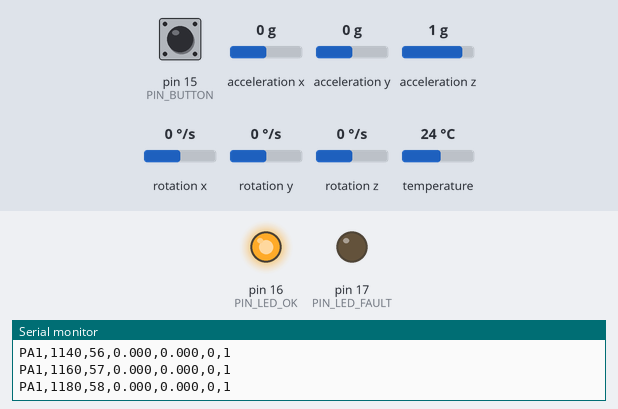
A sketch run on a simulated Arduino Uno, built with avr-gcc and run on an emulated ATmega328P. On the bench: output pins drawn as LEDs (lit = HIGH), the last lines printed to the serial monitor. Inputs (shaded band) come from the test bench; at power-on: acceleration z 1 g, acceleration x 0 g, pin 15 (PIN_BUTTON) HIGH, acceleration y 0 g, rotation x 0 °/s, rotation y 0 °/s, rotation z 0 °/s, temperature 24 °C.

Above: at 1.2 s.
1.3 s: acceleration z set to 0.3 g
2.8 s: acceleration z set to 0 g
At 4.0 s:
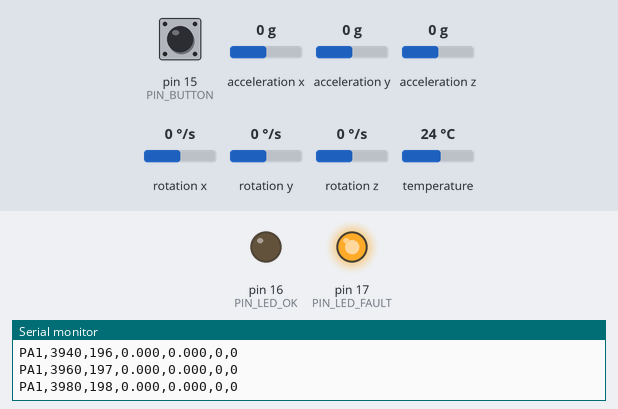
4.3 s: acceleration x set to -0.3 g
At 5.4 s:
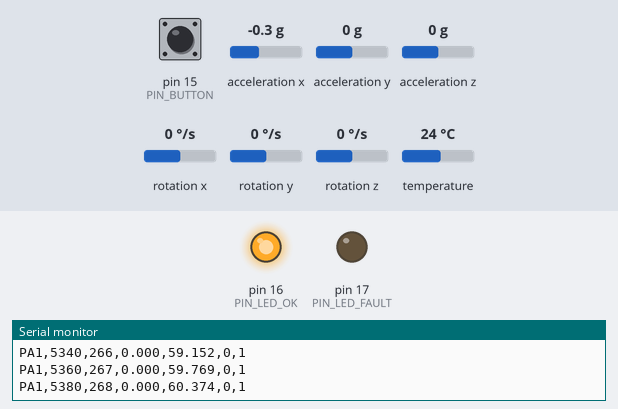
5.8 s: acceleration x set to 0 g
At 6.6 s:
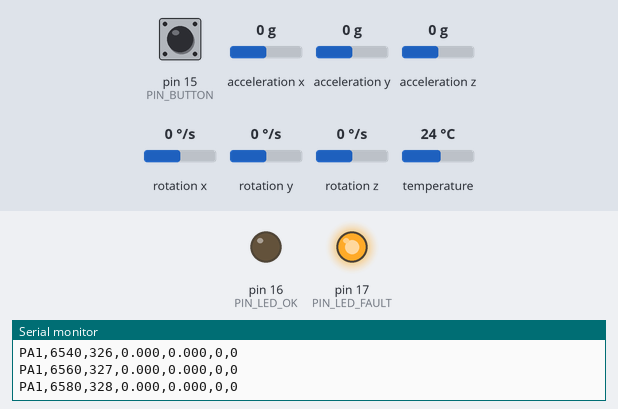
Timing chart, 0 to 8.3 s (numbered marks = the images above; inputs shaded):
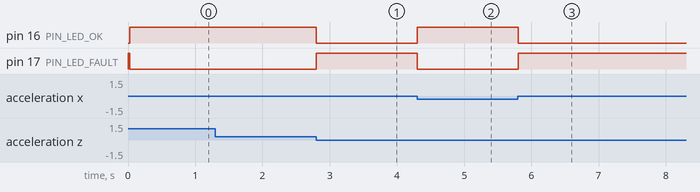

Measured:
- the behaviour switches between 0.2 and 0.1 g on acceleration z (found by bisection; images 0 and 1)
- the behaviour switches between -0.1 and -0.2 g on acceleration x (found by bisection; images 1 and 2)
- after the input at 2.8 s, pin 16 (PIN_LED_OK): HIGH → LOW at once; pin 17 (PIN_LED_FAULT): LOW → HIGH at once
- after the input at 4.3 s, pin 16 (PIN_LED_OK): LOW → HIGH at once; pin 17 (PIN_LED_FAULT): HIGH → LOW at once
- after the input at 5.8 s, pin 16 (PIN_LED_OK): HIGH → LOW at once; pin 17 (PIN_LED_FAULT): LOW → HIGH at once

The sketch:

PhantomArm_Pico2W.ino
```cpp
/*
 * PhantomArm v1.0 / Pico 2 W motion teleoperation transmitter
 * Stack: Arduino-Pico core + Adafruit MPU6050 + USB CDC Serial.
 * Wiring: MPU SDA GP4, SCL GP5, VCC 3V3, GND GND.
 * Button GP15 to GND (internal pull-up); optional green GP16 / red GP17
 * LEDs each need a series resistor (e.g. 220-330 ohms).
 * Emits PA1,millis,seq,roll_deg,pitch_deg,button,valid at 50 Hz.
 * For PC teleoperation only, NOT a certified motion-control device.
 */
#include <Arduino.h>
#include <Wire.h>
#include <Adafruit_MPU6050.h>
#include <Adafruit_Sensor.h>
#include <math.h>

static constexpr uint8_t PIN_SDA=4;
static constexpr uint8_t PIN_SCL=5;
static constexpr uint8_t PIN_BUTTON=15;
static constexpr uint8_t PIN_LED_OK=16;
static constexpr uint8_t PIN_LED_FAULT=17;
static constexpr unsigned long PERIOD_MS=20;
static constexpr float EMA_MIX=0.98f; // gyro/accelerometer complementary fusion
static constexpr float RAD_TO_DEG_F=57.295779513f;

Adafruit_MPU6050 imu;
bool sensorPresent=false;
float roll=0.0f, pitch=0.0f;
bool firstReading=true;
unsigned long lastSampleMs=0, lastRetryMs=0;
uint32_t seq=0;

// Debounce and expose stable button state rather than raw contact bounce.
bool stableButton=false;
bool prevRawButton=false;
unsigned long lastButtonChange=0;

void refreshButton(unsigned long now){
  bool raw=(digitalRead(PIN_BUTTON)==LOW);
  if(raw!=prevRawButton)lastButtonChange=now;
  if(now-lastButtonChange>=25)stableButton=raw;
  prevRawButton=raw;
}

bool beginSensor(){
  if(!imu.begin(0x68,&Wire))return false;
  imu.setAccelerometerRange(MPU6050_RANGE_4_G);
  imu.setGyroRange(MPU6050_RANGE_500_DEG);
  imu.setFilterBandwidth(MPU6050_BAND_21_HZ);
  firstReading=true;
  return true;
}

void setup(){
  pinMode(PIN_BUTTON,INPUT_PULLUP);
  pinMode(PIN_LED_OK,OUTPUT);
  pinMode(PIN_LED_FAULT,OUTPUT);
  digitalWrite(PIN_LED_OK,LOW);
  digitalWrite(PIN_LED_FAULT,HIGH);
  Serial.begin(115200);
  Wire.setSDA(PIN_SDA);
  Wire.setSCL(PIN_SCL);
  Wire.begin();
  Wire.setClock(400000);
  sensorPresent=beginSensor();
  lastSampleMs=millis();
  lastRetryMs=lastSampleMs;
}

void loop(){
  const unsigned long now=millis();
  refreshButton(now);
  if(!sensorPresent && (unsigned long)(now-lastRetryMs)>1000){
    sensorPresent=beginSensor();
    lastRetryMs=now;
  }
  if((unsigned long)(now-lastSampleMs)<PERIOD_MS)return;
  const float dt=constrain((float)(now-lastSampleMs)/1000.0f,0.001f,0.08f);
  lastSampleMs=now;

  bool ok=false;
  if(sensorPresent){
    sensors_event_t a,g,temp;
    imu.getEvent(&a,&g,&temp);
    const float ax=a.acceleration.x,ay=a.acceleration.y,az=a.acceleration.z;
    const float gx=g.gyro.x,gy=g.gyro.y;
    const float amag=sqrtf(ax*ax+ay*ay+az*az);
    if(isfinite(ax)&&isfinite(ay)&&isfinite(az)&&isfinite(gx)&&isfinite(gy)
         &&amag>1.0f&&amag<35.0f){
      const float accRoll=atan2f(ay,az)*RAD_TO_DEG_F;
      const float accPitch=atan2f(-ax,sqrtf(ay*ay+az*az))*RAD_TO_DEG_F;
      if(firstReading){roll=accRoll;pitch=accPitch;firstReading=false;}
      else{
        roll=EMA_MIX*(roll+gx*RAD_TO_DEG_F*dt)+(1.0f-EMA_MIX)*accRoll;
        pitch=EMA_MIX*(pitch+gy*RAD_TO_DEG_F*dt)+(1.0f-EMA_MIX)*accPitch;
      }
      ok=isfinite(roll)&&isfinite(pitch)&&fabsf(roll)<=180&&fabsf(pitch)<=180;
    }
  }
  digitalWrite(PIN_LED_OK,ok?HIGH:LOW);
  digitalWrite(PIN_LED_FAULT,ok?LOW:HIGH);
  // Invalid samples retain their explicit status; PC controller must HOLD.
  Serial.print(F("PA1,"));Serial.print(now);Serial.print(',');Serial.print(seq++);
  Serial.print(',');Serial.print(ok?roll:0.0f,3);
  Serial.print(',');Serial.print(ok?pitch:0.0f,3);
  Serial.print(',');Serial.print(stableButton?1:0);
  Serial.print(',');Serial.println(ok?1:0);
}
```
